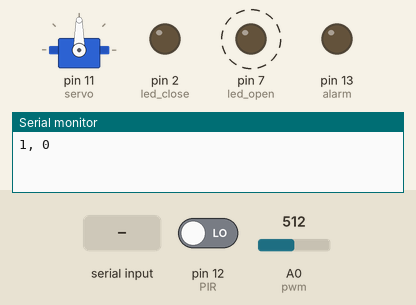
This sketch was run on a simulated Arduino Uno, built with avr-gcc and run on an emulated ATmega328P. Shown: servo, output pins drawn as LEDs (lit = HIGH), the last lines printed to the serial monitor. Dashed ring = blinking. The test bench sets the inputs (shaded band); at power-on: A0 (pwm) = 512, pin 12 (PIR) LOW.

Above: at 1.2 s.
1.3 s: A0 (pwm) set to 7
At 3.0 s:
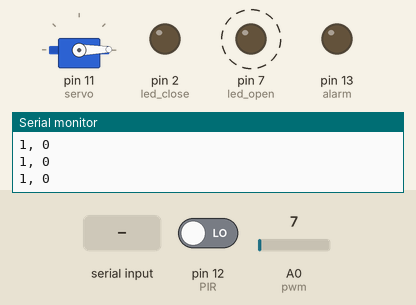
5.5 s: A0 (pwm) set to 4
At 6.5 s:
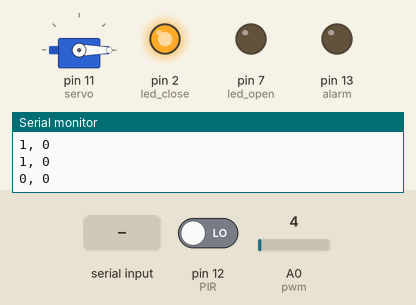
7.0 s: A0 (pwm) set to 122
At 9.4 s:
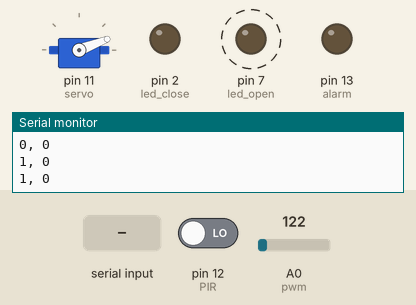
10.5 s: pin 12 (PIR) driven HIGH
At 12.7 s:
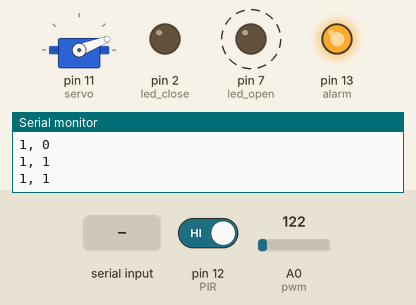
14.5 s: "1\n" received over Serial
At 16.4 s:
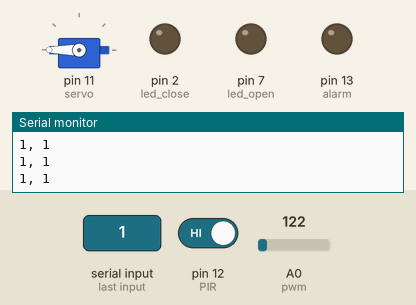
18.7 s: A0 (pwm) set to 306
At 20.1 s:
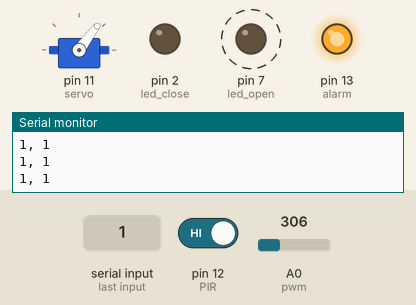
Timing chart, 0 to 23.9 s (numbered marks = the images above; inputs shaded):
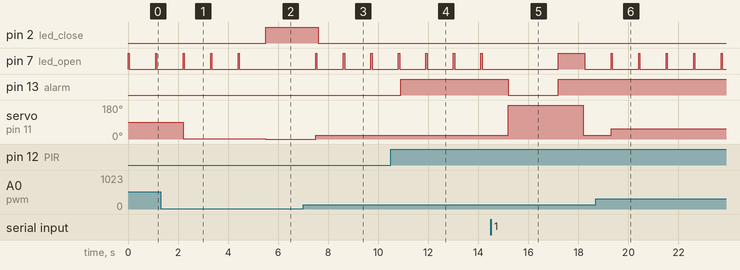

Measured:
- the behaviour switches between 6 and 5 on A0 (pwm) (found by bisection; images 1 and 2)
- after the input at 1.3 s, servo on pin 11 (servo): 90° → 1° after 0.90 s
- after the input at 5.5 s, pin 2 (led_close): LOW → HIGH at once; pin 7 (led_open): stops changing and stays LOW; servo on pin 11 (servo): 1° → 0° at once
- after the input at 7.0 s, pin 2 (led_close): HIGH → LOW after 0.60 s; pin 7 (led_open): alternates HIGH for 0.05 s and LOW for 1.1 s, starting after 0.50 s; servo on pin 11 (servo): 0° → 21° after 0.50 s
- after the input at 10.5 s, pin 13 (alarm): LOW → HIGH after 0.40 s
- after the input at 14.5 s, pin 13 (alarm): HIGH → LOW after 0.70 s, → HIGH 2.0 s later; servo on pin 11 (servo): 21° → 180° after 0.70 s, → 21° 3.0 s later
- after the input at 18.7 s, servo on pin 11 (servo): 21° → 53° after 0.61 s
- by itself, pin 7 (led_open): alternates HIGH for 0.05 s and LOW for 1.1 s

The sketch:

smart_alarm.ino
```cpp
#include <Servo.h>

Servo myservo;

int PIR = 12;
int alarm = 13;
int pwm = A0;
int servo = 11;
int led_open = 7;
int led_close = 2;

void setup() {
  // put your setup code here, to run once:
  pinMode(PIR, INPUT);
  pinMode(alarm, OUTPUT);
  pinMode(pwm, INPUT);
  pinMode(led_open, OUTPUT);
  pinMode(led_close, OUTPUT);
  myservo.attach(servo);

  Serial.begin(9600);
}

void loop() {
  if (Serial.available() > 0){
    int num = Serial.parseInt();

    if (digitalRead(PIR) >0){
      switch(num){
        case 0:
        // If no someone there and motion detected
        // alarm will be triggered
          digitalWrite(alarm, HIGH);
          digitalWrite(led_open, HIGH);
          break;

      default:
        // If someone is there, the alarm will not be triggered
          myservo.write(180);
          digitalWrite(alarm,LOW);
          break;

      }
    }
  }else{
    int PIR_value = digitalRead(PIR);
    int pot_value = analogRead(pwm);
    int door = map(pot_value, 0, 1023, 0, 180);

    myservo.write(door);


    if (door > 0){
      digitalWrite(led_open, HIGH);
      delay(50);
      digitalWrite(led_open, LOW);
      delay(50);
      digitalWrite(led_close, LOW);
      Serial.print("1");
    }else{
      digitalWrite(led_close, HIGH);
      Serial.print("0");
    }

    if (PIR_value == 1 && door > 0){
      digitalWrite(alarm, HIGH);
      Serial.print(", 1\n");
    }else{
      digitalWrite(alarm, LOW);
      Serial.print(", 0\n");
    }


  }
  delay(1000);
}
```
